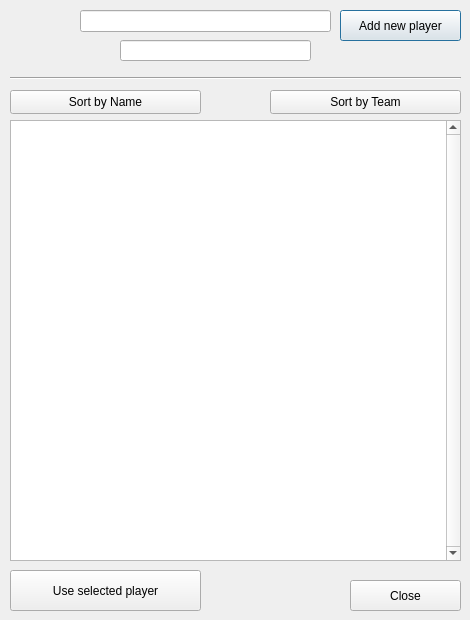
<?xml version="1.0" encoding="UTF-8"?>
<ui version="4.0">
 <class>Dlg_EditPlayers</class>
 <widget class="QDialog" name="Dlg_EditPlayers">
  <property name="geometry">
   <rect>
    <x>0</x>
    <y>0</y>
    <width>470</width>
    <height>620</height>
   </rect>
  </property>
  <property name="minimumSize">
   <size>
    <width>470</width>
    <height>620</height>
   </size>
  </property>
  <property name="maximumSize">
   <size>
    <width>470</width>
    <height>620</height>
   </size>
  </property>
  <property name="windowTitle">
   <string>Player database</string>
  </property>
  <widget class="QPushButton" name="btnAddPlayer">
   <property name="geometry">
    <rect>
     <x>340</x>
     <y>10</y>
     <width>121</width>
     <height>31</height>
    </rect>
   </property>
   <property name="cursor">
    <cursorShape>PointingHandCursor</cursorShape>
   </property>
   <property name="text">
    <string>Add new player</string>
   </property>
  </widget>
  <widget class="QLineEdit" name="playerName">
   <property name="geometry">
    <rect>
     <x>80</x>
     <y>10</y>
     <width>251</width>
     <height>22</height>
    </rect>
   </property>
  </widget>
  <widget class="MoveListWidget" name="listItems">
   <property name="geometry">
    <rect>
     <x>10</x>
     <y>120</y>
     <width>451</width>
     <height>441</height>
    </rect>
   </property>
   <property name="verticalScrollBarPolicy">
    <enum>Qt::ScrollBarAlwaysOn</enum>
   </property>
   <property name="horizontalScrollBarPolicy">
    <enum>Qt::ScrollBarAlwaysOff</enum>
   </property>
   <property name="autoScroll">
    <bool>true</bool>
   </property>
   <property name="verticalScrollMode">
    <enum>QAbstractItemView::ScrollPerPixel</enum>
   </property>
  </widget>
  <widget class="QPushButton" name="btnCancel">
   <property name="geometry">
    <rect>
     <x>350</x>
     <y>580</y>
     <width>111</width>
     <height>31</height>
    </rect>
   </property>
   <property name="cursor">
    <cursorShape>PointingHandCursor</cursorShape>
   </property>
   <property name="text">
    <string>Close</string>
   </property>
  </widget>
  <widget class="QPushButton" name="btnOK">
   <property name="geometry">
    <rect>
     <x>10</x>
     <y>570</y>
     <width>191</width>
     <height>41</height>
    </rect>
   </property>
   <property name="cursor">
    <cursorShape>PointingHandCursor</cursorShape>
   </property>
   <property name="text">
    <string>Use selected player</string>
   </property>
  </widget>
  <widget class="QPushButton" name="btnSortName">
   <property name="geometry">
    <rect>
     <x>10</x>
     <y>90</y>
     <width>191</width>
     <height>24</height>
    </rect>
   </property>
   <property name="cursor">
    <cursorShape>PointingHandCursor</cursorShape>
   </property>
   <property name="text">
    <string>Sort by Name</string>
   </property>
  </widget>
  <widget class="QPushButton" name="btnSortTeam">
   <property name="geometry">
    <rect>
     <x>270</x>
     <y>90</y>
     <width>191</width>
     <height>24</height>
    </rect>
   </property>
   <property name="cursor">
    <cursorShape>PointingHandCursor</cursorShape>
   </property>
   <property name="text">
    <string>Sort by Team</string>
   </property>
  </widget>
  <widget class="QPushButton" name="logoPlayer">
   <property name="geometry">
    <rect>
     <x>10</x>
     <y>10</y>
     <width>61</width>
     <height>61</height>
    </rect>
   </property>
   <property name="cursor">
    <cursorShape>PointingHandCursor</cursorShape>
   </property>
   <property name="styleSheet">
    <string notr="true">background-color: transparent;
border:0px;</string>
   </property>
   <property name="text">
    <string/>
   </property>
  </widget>
  <widget class="QPushButton" name="favTeams">
   <property name="geometry">
    <rect>
     <x>310</x>
     <y>40</y>
     <width>21</width>
     <height>21</height>
    </rect>
   </property>
   <property name="cursor">
    <cursorShape>PointingHandCursor</cursorShape>
   </property>
   <property name="styleSheet">
    <string notr="true">QPushButton
{
image: url(:/Versus/expand.png);
border: 0px;
}</string>
   </property>
   <property name="text">
    <string/>
   </property>
  </widget>
  <widget class="QLineEdit" name="teamName">
   <property name="geometry">
    <rect>
     <x>120</x>
     <y>40</y>
     <width>191</width>
     <height>21</height>
    </rect>
   </property>
  </widget>
  <widget class="QPushButton" name="logoTeam">
   <property name="geometry">
    <rect>
     <x>80</x>
     <y>40</y>
     <width>31</width>
     <height>31</height>
    </rect>
   </property>
   <property name="cursor">
    <cursorShape>PointingHandCursor</cursorShape>
   </property>
   <property name="styleSheet">
    <string notr="true">background-color: transparent;
border:0px;</string>
   </property>
   <property name="text">
    <string/>
   </property>
  </widget>
  <widget class="Line" name="line">
   <property name="geometry">
    <rect>
     <x>10</x>
     <y>70</y>
     <width>451</width>
     <height>16</height>
    </rect>
   </property>
   <property name="orientation">
    <enum>Qt::Horizontal</enum>
   </property>
  </widget>
 </widget>
 <layoutdefault spacing="6" margin="11"/>
 <customwidgets>
  <customwidget>
   <class>MoveListWidget</class>
   <extends>QListWidget</extends>
   <header>MoveListWidget.h</header>
  </customwidget>
 </customwidgets>
 <tabstops>
  <tabstop>btnCancel</tabstop>
  <tabstop>logoPlayer</tabstop>
  <tabstop>logoTeam</tabstop>
  <tabstop>playerName</tabstop>
  <tabstop>teamName</tabstop>
  <tabstop>favTeams</tabstop>
  <tabstop>btnAddPlayer</tabstop>
  <tabstop>btnSortName</tabstop>
  <tabstop>btnSortTeam</tabstop>
  <tabstop>listItems</tabstop>
  <tabstop>btnOK</tabstop>
 </tabstops>
 <resources>
  <include location="../RC/Versus.qrc"/>
 </resources>
 <connections/>
</ui>
